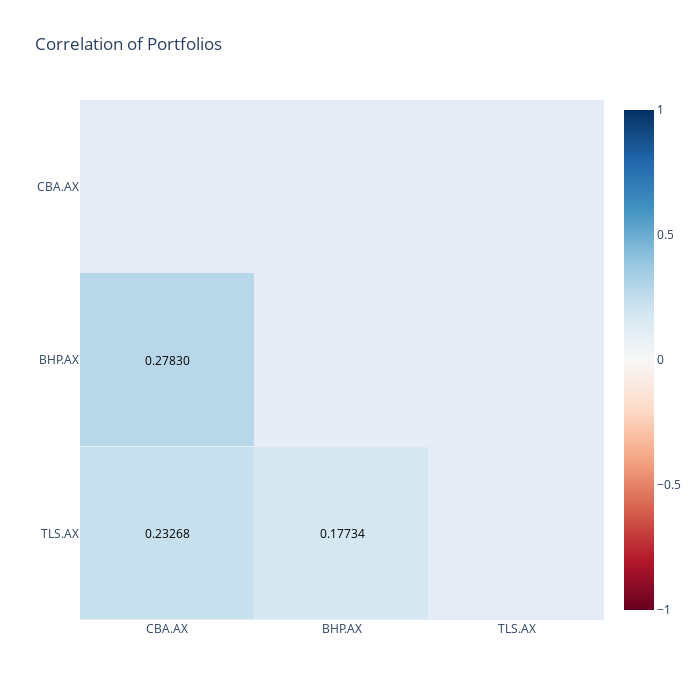

The cell this chart's notebook holds for it:
### Code cell
mask = np.triu(np.ones_like(returns_corr, dtype=bool))
z = returns_corr.mask(mask)
fig = go.Figure(layout=dict(width=700, height=700))
fig.add_trace(go.Heatmap(z=z,
                         x=returns_corr.index,
                         y=returns_corr.index,
                         zmin=-1.0,
                         zmid=0,
                         zmax=1.0,
                         xgap=1,
                         ygap=1,
                         colorscale="RdBu",
                        ))
fig.update_layout({
    "annotations" :[{"x": i[1],
                     "y": i[0],
                     "text": f"{v:.5f}",
                     "showarrow": False ,
                     "font": {"color": "black"},
                    } for i, v in z.stack().items()],
    "title": "Correlation of Portfolios",
    "xaxis_showgrid": False,
    "yaxis_showgrid": False,
    "yaxis_autorange": "reversed"

    })
fig.show()

### Figure 1 — Plotly figure (JSON) as saved in the notebook; plotly's stock layout.template omitted (floating-point values rounded to 4 significant figures)
{"data": [{"colorscale": [[0, "rgb(103,0,31)"], [0.1, "rgb(178,24,43)"], [0.2, "rgb(214,96,77)"], [0.3, "rgb(244,165,130)"], [0.4, "rgb(253,219,199)"], [0.5, "rgb(247,247,247)"], [0.6, "rgb(209,229,240)"], [0.7, "rgb(146,197,222)"], [0.8, "rgb(67,147,195)"], [0.9, "rgb(33,102,172)"], [1, "rgb(5,48,97)"]], "type": "heatmap", "x": ["CBA.AX", "BHP.AX", "TLS.AX"], "xgap": 1, "y": ["CBA.AX", "BHP.AX", "TLS.AX"], "ygap": 1, "z": [[null, null, null], [0.2783, null, null], [0.2327, 0.1773, null]], "zmax": 1, "zmid": 0, "zmin": -1}], "layout": {"annotations": [{"font": {"color": "black"}, "showarrow": false, "text": "0.27830", "x": "CBA.AX", "y": "BHP.AX"}, {"font": {"color": "black"}, "showarrow": false, "text": "0.23268", "x": "CBA.AX", "y": "TLS.AX"}, {"font": {"color": "black"}, "showarrow": false, "text": "0.17734", "x": "BHP.AX", "y": "TLS.AX"}], "height": 700, "title": {"text": "Correlation of Portfolios"}, "width": 700, "xaxis": {"showgrid": false}, "yaxis": {"autorange": "reversed", "showgrid": false}}}
